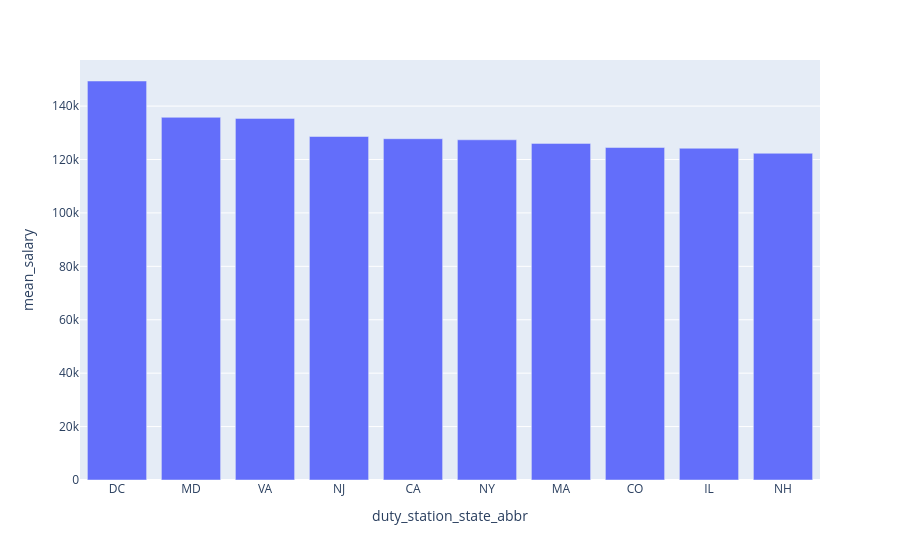
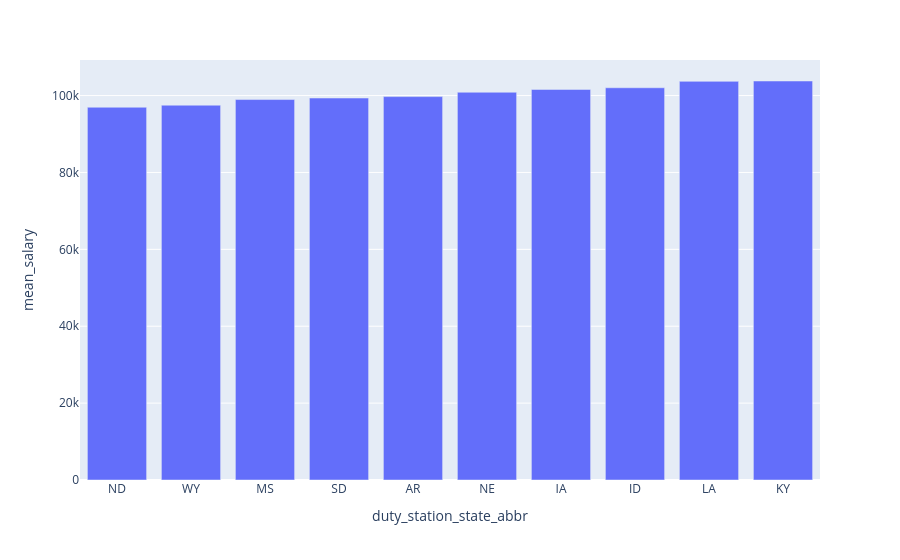

The cell these charts' notebook holds for them, in order:
### Code cell
# best and worst paying states
plot_df = combined_df.groupby('duty_station_state_abbr').agg({
    'mean_salary': 'mean',
    'avg_pub_cost': 'mean' # Or however your cost column is named
}).reset_index()

top_10_states = plot_df.sort_values('mean_salary', ascending=False).head(10)

bottom_10_states = plot_df.sort_values('mean_salary', ascending=True).head(10)

fig = px.bar(top_10_states, x='duty_station_state_abbr', y='mean_salary')
fig.show()

fig = px.bar(bottom_10_states, x='duty_station_state_abbr', y='mean_salary')
fig.show()

### Figure 1 — Plotly figure (JSON) as saved in the notebook; plotly's stock layout.template omitted (floating-point values rounded to 4 significant figures)
{"data": [{"hovertemplate": "duty_station_state_abbr=%{x}<br>mean_salary=%{y}<extra></extra>", "legendgroup": "", "marker": {"color": "#636efa", "pattern": {"shape": ""}}, "name": "", "orientation": "v", "showlegend": false, "textposition": "auto", "type": "bar", "x": ["DC", "MD", "VA", "NJ", "CA", "NY", "MA", "CO", "IL", "NH"], "xaxis": "x", "y": [149400.0, 135800.0, 135400.0, 128600.0, 127800.0, 127400.0, 126000.0, 124500.0, 124200.0, 122300.0], "yaxis": "y"}], "layout": {"barmode": "relative", "legend": {"tracegroupgap": 0}, "margin": {"t": 60}, "xaxis": {"anchor": "y", "domain": [0, 1], "title": {"text": "duty_station_state_abbr"}}, "yaxis": {"anchor": "x", "domain": [0, 1], "title": {"text": "mean_salary"}}}}

### Figure 2 — Plotly figure (JSON) as saved in the notebook; plotly's stock layout.template omitted (floating-point values rounded to 4 significant figures)
{"data": [{"hovertemplate": "duty_station_state_abbr=%{x}<br>mean_salary=%{y}<extra></extra>", "legendgroup": "", "marker": {"color": "#636efa", "pattern": {"shape": ""}}, "name": "", "orientation": "v", "showlegend": false, "textposition": "auto", "type": "bar", "x": ["ND", "WY", "MS", "SD", "AR", "NE", "IA", "ID", "LA", "KY"], "xaxis": "x", "y": [96960.0, 97500.0, 98960.0, 99350.0, 99730.0, 100900.0, 101600.0, 102000.0, 103700.0, 103800.0], "yaxis": "y"}], "layout": {"barmode": "relative", "legend": {"tracegroupgap": 0}, "margin": {"t": 60}, "xaxis": {"anchor": "y", "domain": [0, 1], "title": {"text": "duty_station_state_abbr"}}, "yaxis": {"anchor": "x", "domain": [0, 1], "title": {"text": "mean_salary"}}}}
